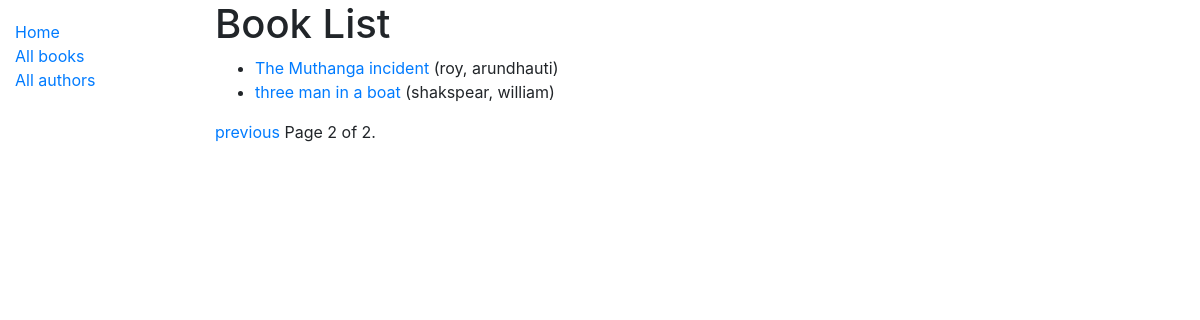
The app's page /catalog/books/?page=2 with its own data.
### catalog/models.py (models this page shows, shortened)
class Book(models.Model):
    title = models.CharField(max_length=200)
    author = models.ForeignKey(Author, on_delete=models.SET_NULL, null=True)
    summary = models.TextField(
        max_length=1000, help_text='Enter a brief description of the book')
    isbn = models.CharField('ISBN', max_length=13, unique=True,
                            help_text='13 Character <a href="https://www.isbn-international.org/content/what-isbn">ISBN number</a>')
    Lang = models.ForeignKey("Language", on_delete=models.PROTECT, null=True)
    genre = models.ManyToManyField(
        Genre, help_text='Select a genre for this book')
    def display_genre(self):
        """Create a string for the Genre. This is required to display genre in Admin."""
        return ', '.join(genre.name for genre in self.genre.all()[:3])
    display_genre.short_description = 'Genre'
    def get_absolute_url(self):
        return reverse('book-detail', args=[str(self.id)])

class Author(models.Model):
    first_name = models.CharField(max_length=100)
    last_name = models.CharField(max_length=100)
    date_of_birth = models.DateField(null=True, blank=True)
    date_of_death = models.DateField('Died', null=True, blank=True)
    class Meta:
        ordering = ['last_name', 'first_name']
    def __str__(self):
        return f'{self.last_name}, {self.first_name}'

### catalog/views.py (the view)
# urls.py: path('books/', views.BookListView.as_view(), name='books'),
class BookListView(generic.ListView):
    model = Book
    paginate_by = 2

### catalog/templates/catalog/book_list.html
{% extends "base_generic.html" %}
{% block content %}
  <h1>Book List</h1>
  {% if book_list %}
  <ul>
    {% for book in book_list %}
      <li>
        <a href="{{ book.get_absolute_url }}">{{ book.title }}</a> ({{book.author}})
      </li>
    {% endfor %}
  </ul>
  {% else %}
    <p>There are no books in the library.</p>
  {% endif %}
{% endblock %}

### records on screen
Book: title "The Muthanga incident", author "roy, arundhauti"
Book: title "three man in a boat", author "shakspear, william"

### other values on screen
{{ page_obj.number }} "2"
{{ page_obj.paginator.num_pages }} "2"
